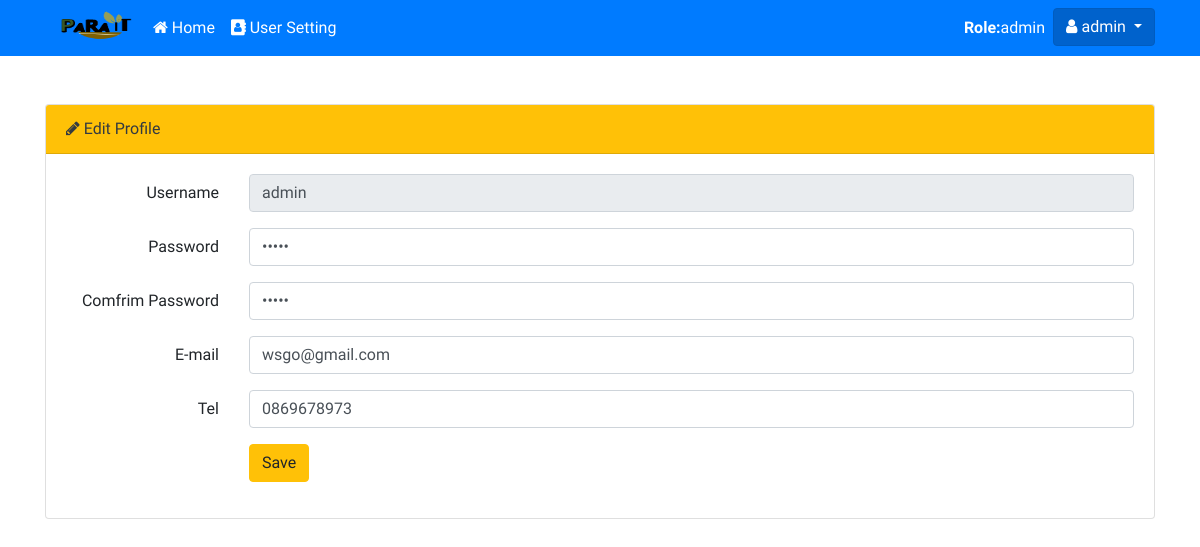
Screenshot of /admin/edit_profile.php (signed in) with the database file from the repository.
### tables this page shows
CREATE TABLE `tbl_user` (
  `u_id` int(10) NOT NULL,
  `u_user` varchar(255) NOT NULL,
  `u_pass` varchar(255) NOT NULL,
  `u_email` varchar(255) NOT NULL,
  `u_tel` varchar(10) NOT NULL,
  `u_type` enum('admin','user') NOT NULL DEFAULT 'user',
  `u_permission` varchar(100) NOT NULL
);

### functions.php (called while the page is built, shortened)
<?php
class dbcon
{
    public function __construct()
    {
        $this->dbcon = new mysqli(DB_SERVER, DB_USER, DB_PASS, DB_NAME);
    }
    function fetch_user_id($id)
    {
        $result = $this->dbcon->query("SELECT * FROM tbl_user WHERE u_id='$id' ");
        return $result;
    }
}

### admin/edit_profile.php (the view, shortened to what this page needs)
<?php include_once('header.php'); ?>
<?php
$obj_dbcon = new dbcon;
$your_id = $obj_dbcon->fetch_user_id($_SESSION['sess_u_id']);
$fetch_your_id = $your_id->fetch_array();
?>
</head>
<body>
    <?php require_once('import_navbar.php'); ?>
    <div class="container mt-5">
        <div class="card">
            <div class="card-header bg-warning text-dark">
            <i class="fa fa-pencil" aria-hidden="true"></i> Edit Profile
            </div>
            <div class="card-body">
                <form method="POST">
                    <div class="form-group row">
                        <label for="txt_user" class="col-sm-2 col-form-label text-sm-right">Username</label>
                        <div class="col-sm-10">
                            <input name="txt_user" readonly type="text" class="form-control" id="txt_user" value="<?php echo$fetch_your_id['u_user']; ?>">
                        </div>
                    </div>
                    <div class="form-group row">
                        <label for="txt_pass" class="col-sm-2 col-form-label text-sm-right">Password</label>
                        <div class="col-sm-10">
                            <input name="txt_pass" type="password" class="form-control" id="txt_pass" value="<?php echo$fetch_your_id['u_pass']; ?>">
                        </div>
                    </div>
                    <div class="form-group row">
                        <label for="txt_pass" class="col-sm-2 col-form-label text-sm-right">Comfrim Password</label>
                        <div class="col-sm-10">
                            <input name="txt_pass_check" type="password" class="form-control" id="txt_pass" value="<?php echo$fetch_your_id['u_pass']; ?>">
                        </div>
                    </div>
                    <div class="form-group row">
                        <label for="txt_email" class="col-sm-2 col-form-label text-sm-right">E-mail</label>
                        <div class="col-sm-10">
                            <input name="txt_email" type="email" class="form-control" id="txt_email" value="<?php echo$fetch_your_id['u_email']; ?>">
                        </div>
                    </div>
                    <div class="form-group row">
                        <label for="txt_tel" class="col-sm-2 col-form-label text-sm-right">Tel</label>
                        <div class="col-sm-10">
                            <input name="txt_tel" type="text" class="form-control" id="txt_tel" maxlength="10" value="<?php echo$fetch_your_id['u_tel']; ?>">
                        </div>
                    </div>
                    <div class="form-group row">
                        <label for="inputPassword3" class="col-sm-2 col-form-label text-sm-right"></label>
                        <div class="col-sm-10">
                            <input type="submit" name="submit" class="btn btn-warning" value="Save">
                        </div>
                    </div>
                </form>
            </div>
        </div>
    </div>
</body>
</html>

### css/style.css (style rules this page uses)
body { font-family: 'Sarabun', sans-serif; }

### rows the page displays
tbl_user: txt_user "admin", txt_email "wsgo@gmail.com", txt_tel "0869678973"

### other values shown
$_SESSION['sess_u_type'] "admin"
$_SESSION['sess_u_user'] "admin"
